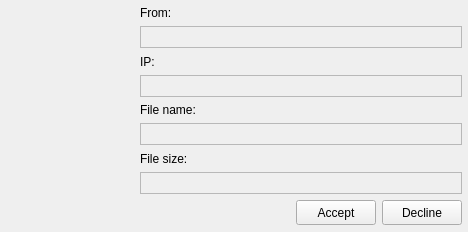
<ui version="4.0" >
 <class>fileRequestWindowClass</class>
 <widget class="QWidget" name="fileRequestWindowClass" >
  <property name="geometry" >
   <rect>
    <x>0</x>
    <y>0</y>
    <width>468</width>
    <height>232</height>
   </rect>
  </property>
  <property name="minimumSize" >
   <size>
    <width>468</width>
    <height>232</height>
   </size>
  </property>
  <property name="maximumSize" >
   <size>
    <width>16777215</width>
    <height>232</height>
   </size>
  </property>
  <property name="windowTitle" >
   <string>File request</string>
  </property>
  <property name="windowIcon" >
   <iconset resource="../../../qutim.qrc" >
    <normaloff>:/icons/crystal_project/save_all.png</normaloff>:/icons/crystal_project/save_all.png</iconset>
  </property>
  <layout class="QGridLayout" >
   <property name="sizeConstraint" >
    <enum>QLayout::SetMaximumSize</enum>
   </property>
   <property name="leftMargin" >
    <number>6</number>
   </property>
   <property name="topMargin" >
    <number>5</number>
   </property>
   <property name="rightMargin" >
    <number>6</number>
   </property>
   <property name="bottomMargin" >
    <number>7</number>
   </property>
   <item row="0" column="0" >
    <widget class="QLabel" name="fileLabel" >
     <property name="minimumSize" >
      <size>
       <width>128</width>
       <height>128</height>
      </size>
     </property>
     <property name="maximumSize" >
      <size>
       <width>128</width>
       <height>128</height>
      </size>
     </property>
     <property name="frameShape" >
      <enum>QFrame::NoFrame</enum>
     </property>
     <property name="text" >
      <string/>
     </property>
     <property name="pixmap" >
      <pixmap resource="../../../qutim.qrc" >:/icons/crystal_project/filerequest.png</pixmap>
     </property>
     <property name="alignment" >
      <set>Qt::AlignCenter</set>
     </property>
    </widget>
   </item>
   <item row="0" column="1" colspan="3" >
    <layout class="QVBoxLayout" >
     <item>
      <widget class="QLabel" name="label" >
       <property name="minimumSize" >
        <size>
         <width>0</width>
         <height>15</height>
        </size>
       </property>
       <property name="maximumSize" >
        <size>
         <width>16777215</width>
         <height>15</height>
        </size>
       </property>
       <property name="text" >
        <string>From:</string>
       </property>
      </widget>
     </item>
     <item>
      <widget class="QLabel" name="fromLabel" >
       <property name="minimumSize" >
        <size>
         <width>0</width>
         <height>22</height>
        </size>
       </property>
       <property name="maximumSize" >
        <size>
         <width>16777215</width>
         <height>22</height>
        </size>
       </property>
       <property name="frameShape" >
        <enum>QFrame::StyledPanel</enum>
       </property>
       <property name="text" >
        <string/>
       </property>
      </widget>
     </item>
     <item>
      <widget class="QLabel" name="label_3" >
       <property name="minimumSize" >
        <size>
         <width>0</width>
         <height>15</height>
        </size>
       </property>
       <property name="maximumSize" >
        <size>
         <width>16777215</width>
         <height>15</height>
        </size>
       </property>
       <property name="text" >
        <string>IP:</string>
       </property>
      </widget>
     </item>
     <item>
      <widget class="QLabel" name="ipLabel" >
       <property name="minimumSize" >
        <size>
         <width>0</width>
         <height>22</height>
        </size>
       </property>
       <property name="maximumSize" >
        <size>
         <width>16777215</width>
         <height>22</height>
        </size>
       </property>
       <property name="frameShape" >
        <enum>QFrame::StyledPanel</enum>
       </property>
       <property name="text" >
        <string/>
       </property>
      </widget>
     </item>
     <item>
      <widget class="QLabel" name="label_2" >
       <property name="minimumSize" >
        <size>
         <width>0</width>
         <height>15</height>
        </size>
       </property>
       <property name="maximumSize" >
        <size>
         <width>16777215</width>
         <height>15</height>
        </size>
       </property>
       <property name="text" >
        <string>File name:</string>
       </property>
      </widget>
     </item>
     <item>
      <widget class="QLabel" name="fileNameLabel" >
       <property name="minimumSize" >
        <size>
         <width>0</width>
         <height>22</height>
        </size>
       </property>
       <property name="maximumSize" >
        <size>
         <width>16777215</width>
         <height>22</height>
        </size>
       </property>
       <property name="frameShape" >
        <enum>QFrame::StyledPanel</enum>
       </property>
       <property name="text" >
        <string/>
       </property>
      </widget>
     </item>
     <item>
      <widget class="QLabel" name="label_4" >
       <property name="minimumSize" >
        <size>
         <width>0</width>
         <height>15</height>
        </size>
       </property>
       <property name="maximumSize" >
        <size>
         <width>16777215</width>
         <height>15</height>
        </size>
       </property>
       <property name="text" >
        <string>File size:</string>
       </property>
      </widget>
     </item>
     <item>
      <widget class="QLabel" name="fileSizeLabel" >
       <property name="minimumSize" >
        <size>
         <width>0</width>
         <height>22</height>
        </size>
       </property>
       <property name="maximumSize" >
        <size>
         <width>16777215</width>
         <height>22</height>
        </size>
       </property>
       <property name="frameShape" >
        <enum>QFrame::StyledPanel</enum>
       </property>
       <property name="text" >
        <string/>
       </property>
      </widget>
     </item>
    </layout>
   </item>
   <item row="1" column="1" >
    <spacer>
     <property name="orientation" >
      <enum>Qt::Horizontal</enum>
     </property>
     <property name="sizeHint" stdset="0" >
      <size>
       <width>40</width>
       <height>20</height>
      </size>
     </property>
    </spacer>
   </item>
   <item row="1" column="2" >
    <widget class="QPushButton" name="acceptButton" >
     <property name="minimumSize" >
      <size>
       <width>0</width>
       <height>25</height>
      </size>
     </property>
     <property name="maximumSize" >
      <size>
       <width>16777215</width>
       <height>16777215</height>
      </size>
     </property>
     <property name="text" >
      <string>Accept</string>
     </property>
     <property name="icon" >
      <iconset resource="../../../qutim.qrc" >
       <normaloff>:/icons/crystal_project/apply.png</normaloff>:/icons/crystal_project/apply.png</iconset>
     </property>
    </widget>
   </item>
   <item row="1" column="3" >
    <widget class="QPushButton" name="declineButton" >
     <property name="minimumSize" >
      <size>
       <width>0</width>
       <height>25</height>
      </size>
     </property>
     <property name="maximumSize" >
      <size>
       <width>16777215</width>
       <height>16777215</height>
      </size>
     </property>
     <property name="text" >
      <string>Decline</string>
     </property>
     <property name="icon" >
      <iconset resource="../../../qutim.qrc" >
       <normaloff>:/icons/crystal_project/cancel.png</normaloff>:/icons/crystal_project/cancel.png</iconset>
     </property>
    </widget>
   </item>
  </layout>
 </widget>
 <layoutdefault spacing="6" margin="11" />
 <resources>
  <include location="../../../qutim.qrc" />
 </resources>
 <connections/>
</ui>
